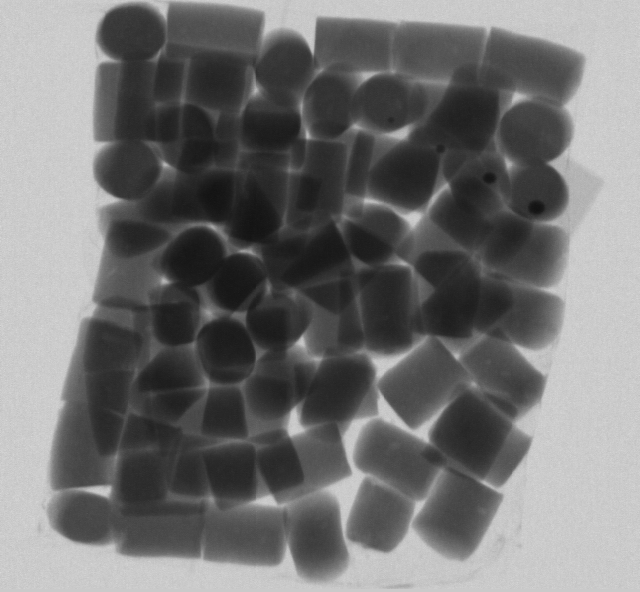
//> input picture test_1.bmp, 640 x 592 px
$ ./test   (built with g++ and OpenCV 4)
//> lines starting //> are read from the running program, lines starting //| are printed output that depends on the picture
#include <iostream>
#include <opencv2/core/core.hpp>
#include <opencv2/highgui/highgui.hpp>
#include <opencv2/imgproc/imgproc.hpp>

#include <vector>
#include <algorithm>

using namespace std;
using namespace cv;

//输出一个数组的所有元素
void print_arr(int arr[], int len)
{
	for (int i = 0; i < len; i++)
		cout << arr[i] << " ";
	cout << endl;
}

//对图像进行反色操作
void get_inverted_img(Mat img, Mat inverted)
{
	for (int row = 0; row < inverted.rows; row++)
		for (int col = 0; col < inverted.cols; col++)
			for (int channel = 0; channel < inverted.channels(); channel++)
				inverted.at<Vec3b>(row, col)[channel] = 255 - img.at<Vec3b>(row, col)[channel];
}

//根据反色图获得参数A的值（R,G,B对应的有三个值）
void get_A_value(Mat M, int A[])
{
	//MM这个Mat存放的是M中，每个像素值R,G,B三个通道中的最小的一个，所以是一维的。
	Mat MM = Mat::zeros(M.rows, M.cols, CV_8UC1);
	for (int row = 0; row < M.rows; row++)
	{
		for (int col = 0; col < M.cols; col++)
		{
			int min_intensity = 255;
			for (int channel = 0; channel < M.channels(); channel++)
				if (min_intensity > M.at<Vec3b>(row, col)[channel])
					min_intensity = M.at<Vec3b>(row, col)[channel];
			MM.at<uchar>(row, col) = min_intensity;
		}
	}

	//top_k存放的是MM这个Mat中最大的前100个数所对应的位置（行列值转编码一个整数）。
	int top_k[100] = { 0 };
	int len = 100;
	int max_value = 0;
	int index = -1;

	for (int i = 0; i < len; i++)
	{
		max_value = 0;
		index = -1;
		for (int row = 0; row < MM.rows; row++)
		{
			for (int col = 0; col < MM.cols; col++)
			{
				if (MM.at<uchar>(row, col) > max_value)
				{
					max_value = MM.at<uchar>(row, col);
					index = row * MM.cols + col;
				}
			}
		}
		top_k[i] = index;
		MM.at<uchar>(index / MM.cols, index % MM.cols) = 0;
	}

	//找出这一百个像素中RGB总和最大的那个像素
	max_value = 0;
	index = -1;
	int sum = 0;
	for (int i = 0; i < len; i++)
	{
		sum = 0;
		for (int channel = 0; channel < M.channels(); channel++)
			sum = sum + M.at<Vec3b>(top_k[i] / M.cols, top_k[i] % M.cols)[channel];
		if (sum >= max_value)
		{
			max_value = sum;
			index = i;
		}
	}

	//修改全球大气值A
	for (int channel = 0; channel < M.channels(); channel++)
		A[channel] = M.at<Vec3b>(top_k[index] / M.cols, top_k[index] % M.cols)[channel];
	return;
}

//以M[row][col][channel]为中心，尺寸为kernel_size的最小值滤波结果
int minimum_filter(Mat M, int row, int col, int kernel_size, int channel)
{
	int temp = 255;
	int offset = (kernel_size - 1) / 2;

	for (int i = (row - offset); i <= (row + offset); i++)
		for (int j = (col - offset); j <= (col + offset); j++)
			if (M.at<Vec3b>(i, j)[channel] < temp)
				temp = M.at<Vec3b>(i, j)[channel];
	return temp;
}

//对于每个像素值，估计t(x)的值
void t_for_each_pixel(Mat T, Mat R, int A[])
{
	//对R进行滤波时，先进行padding，最小值滤波因此补255，padding之后存储在RR中
	//(论文中滤波器的尺寸为9)

	double omega_param = 0.8;
	int kernel_size = 9;
	int offset = (kernel_size - 1) / 2;

	Mat RR(R.rows + 2 * offset, R.cols + 2 * offset, CV_8UC3, Scalar(255, 255, 255));

	for (int row = 0; row < R.rows; row++)
		for (int col = 0; col < R.cols; col++)
			for (int channel = 0; channel < R.channels(); channel++)
				RR.at<Vec3b>(row + offset, col + offset)[channel] = R.at<Vec3b>(row, col)[channel];

	for (int row = offset; row < (R.rows + offset); row++)
	{
		for (int col = offset; col < (R.cols + offset); col++)
		{
			double temp = 255.0;
			for (int channel = 0; channel < RR.channels(); channel++)
			{
				double filtered_val = (double)minimum_filter(RR, row, col, kernel_size, channel)*1.0;
				filtered_val = filtered_val / ((double)A[channel]);

				if (filtered_val < temp)
					temp = filtered_val;
			}
			T.at<double>(row - offset, col - offset) = 1.0 - omega_param *temp;
		}
	}
	return;
}

void recovery_img(Mat J, Mat R, Mat T, int A[])
{
	for (int row = 0; row < J.rows; row++)
	{
		for (int col = 0; col < J.cols; col++)
		{
			double p = 0;
			if (T.at<double>(row, col) < 0.5 && T.at<double>(row, col) > 0)
				p = 2 * T.at<double>(row, col);
			else
				p = 1;
			for (int channel = 0; channel < J.channels(); channel++)
			{
				double temp = ((double)(R.at<Vec3b>(row, col)[channel]) - A[channel]) / (p*T.at<double>(row, col));
				temp = temp + A[channel];
				J.at<Vec3b>(row, col)[channel] = (uchar)temp;
			}
		}
	}
	return;
}

//导向滤波器
Mat guidedfilter(Mat &srcImage, Mat &srcClone, int r, double eps)
{
	//转换源图像信息
	srcImage.convertTo(srcImage, CV_64FC1);
	srcClone.convertTo(srcClone, CV_64FC1);
	int nRows = srcImage.rows;
	int nCols = srcImage.cols;
	Mat boxResult;

	//步骤一：计算均值
	boxFilter(Mat::ones(nRows, nCols, srcImage.type()), boxResult, CV_64FC1, Size(r, r));

	//生成导向均值mean_I
	Mat mean_I;
	boxFilter(srcImage, mean_I, CV_64FC1, Size(r, r));

	//生成原始均值mean_p
	Mat mean_p;
	boxFilter(srcClone, mean_p, CV_64FC1, Size(r, r));

	//生成互相关均值mean_Ip
	Mat mean_Ip;
	boxFilter(srcImage.mul(srcClone), mean_Ip, CV_64FC1, Size(r, r));
	Mat cov_Ip = mean_Ip - mean_I.mul(mean_p);

	//生成自相关均值mean_II
	Mat mean_II;

	//应用盒滤波器计算相关的值
	boxFilter(srcImage.mul(srcImage), mean_II, CV_64FC1, Size(r, r));

	//步骤二：计算相关系数
	Mat var_I = mean_II - mean_I.mul(mean_I);
	Mat var_Ip = mean_Ip - mean_I.mul(mean_p);

	//步骤三：计算参数系数a,b
	Mat a = cov_Ip / (var_I + eps);
	Mat b = mean_p - a.mul(mean_I);

	//步骤四：计算系数a\b的均值
	Mat mean_a;
	boxFilter(a, mean_a, CV_64FC1, Size(r, r));
	mean_a = mean_a / boxResult;
	Mat mean_b;
	boxFilter(b, mean_b, CV_64FC1, Size(r, r));
	mean_b = mean_b / boxResult;

	//步骤五：生成输出矩阵
	Mat resultMat = mean_a.mul(srcImage) + mean_b;
	return resultMat;
}

//进行最后的滤波操作
void filter(Mat M, int radius)
{
	vector<Mat> vSrcImage, vResultImage;
	split(M, vSrcImage);

	Mat resultMat;
	for (int i = 0; i < 3; i++)
	{
		//分通道转换成浮点型
		Mat tempImage;
		vSrcImage[i].convertTo(tempImage, CV_64FC1, 1.0 / 255.0);
		Mat p = tempImage.clone();

		//分别进行导向滤波
		Mat resultImage = guidedfilter(tempImage, p, radius, 0.01);
		vResultImage.push_back(resultImage);
	}
	//通道结果合并
	merge(vResultImage, resultMat);
	resultMat.convertTo(resultMat, CV_8UC1, 255, 0);

	imshow("result", resultMat);
	imwrite("result.bmp", resultMat);
}

int main()
{
	Mat origion = imread("test_1.bmp");
//> origion is the input picture: 592 rows x 640 cols, CV_8UC3; min 18, max 217, mean 115.8
	if (!origion.data)
	{
		cout << "载入图像失败" << endl;
		return 0;
	}
	cout << "输入图像的尺寸为：" << origion.rows << " " << origion.cols << endl;
//| 输入图像的尺寸为：592 640
	namedWindow("origion", CV_WINDOW_AUTOSIZE);
	imshow("origion", origion);

	//R代表反色之后的图
	Mat R = Mat::zeros(origion.rows, origion.cols, CV_8UC3);
	get_inverted_img(origion, R);
//> after the loop in get_inverted_img, `for (int row = 0; row < inverted.rows; row++)`:
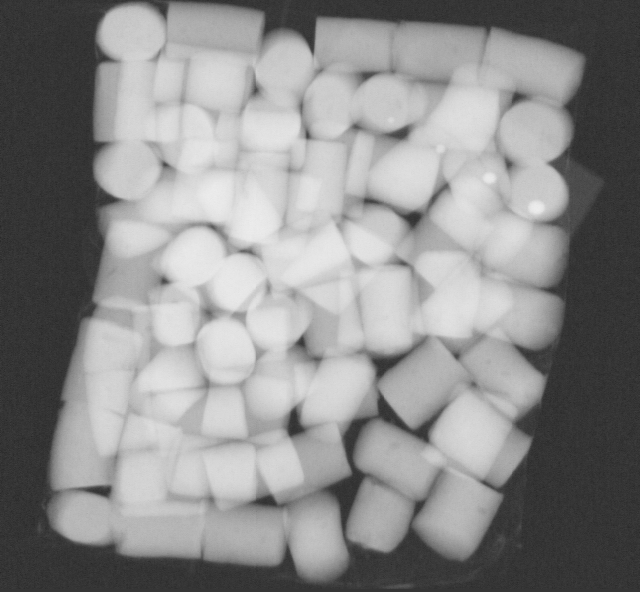
//> inverted: 592 rows x 640 cols, CV_8UC3; min 38, max 237, mean 139.2

	//A代表了global atmosphere light
	int A[] = { 0,0,0 };
	get_A_value(R, A);
//> the loop in get_A_value, `for (int i = 0; i < len; i++)` made 100 passes
//> (max_value, index) on passes 1 to 12: (237, 121814), (237, 125655), (237, 134297), (236, 121816), (236, 122456), (236, 123730), (236, 123731), (236, 124368), (236, 125654), (236, 126288), (236, 126933), (236, 127571)
//> after the loop in get_A_value, `for (int i = 0; i < len; i++)`: MM: 592 rows x 640 cols, CV_8UC1; min 0, max 235, mean 139.2
//> after the loop in get_A_value, `for (int i = 0; i < len; i++)`: max_value = 235; index = 134295; top_k = 100 values, max 148091 at index 33, min 118614 at index 34, mean 128600.8
//> the loop in get_A_value, `for (int i = 0; i < len; i++)` made 100 passes
//> sum on passes 1 to 12: 711, 711, 711, 708, 708, 708, 708, 708, 708, 708, 708, 708
//> after the loop in get_A_value, `for (int i = 0; i < len; i++)`: sum = 705; max_value = 711; index = 2
//> A = [237, 237, 237]
	cout << "A的值为(opencv:b,g,r顺序)" << " ";
	print_arr(A, sizeof(A) / sizeof(int));
//> the loop in print_arr, `for (int i = 0; i < len; i++)` made 3 passes
//| 237 237 237

	//对于每一个像素点x，计算t(x)的值，T的类型为double
	Mat T = Mat::zeros(origion.rows, origion.cols, CV_64FC1);
	t_for_each_pixel(T, R, A);
//> after the loop in t_for_each_pixel, `for (int row = 0; row < R.rows; row++)`:
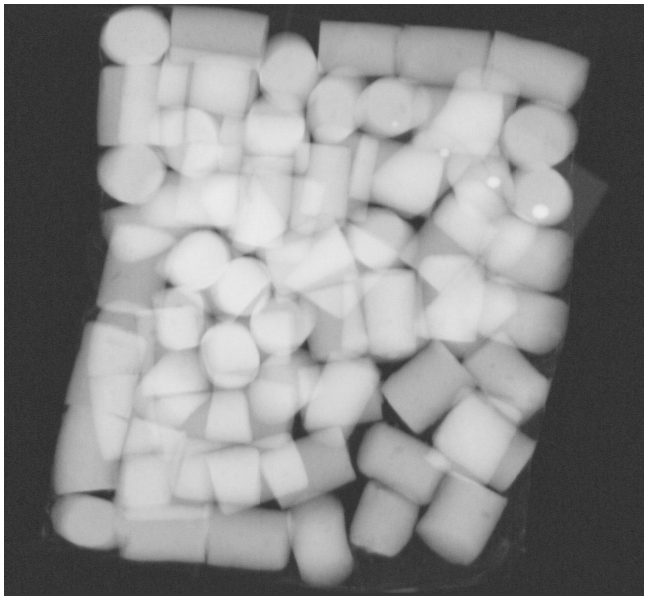
//> RR: 600 rows x 648 cols, CV_8UC3; min 38, max 255, mean 142.2
//> after the loop in t_for_each_pixel, `for (int row = offset; row < (R.rows + offset); row++)`:
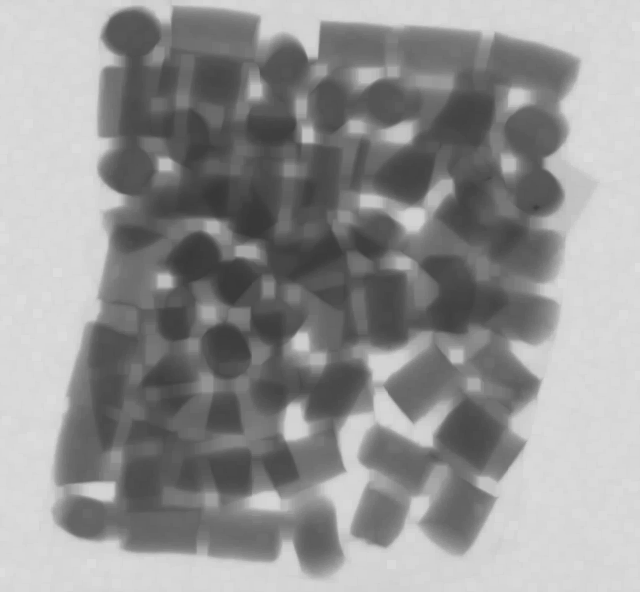
//> T: 592 rows x 640 cols, CV_64FC1; min 0.217, max 0.872, mean 0.581

	//由反色图R和T，以及A，得到去雾后的图J
	Mat J = Mat::zeros(origion.rows, origion.cols, CV_8UC3);
	recovery_img(J, R, T, A);
//> after the loop in recovery_img, `for (int row = 0; row < J.rows; row++)`:
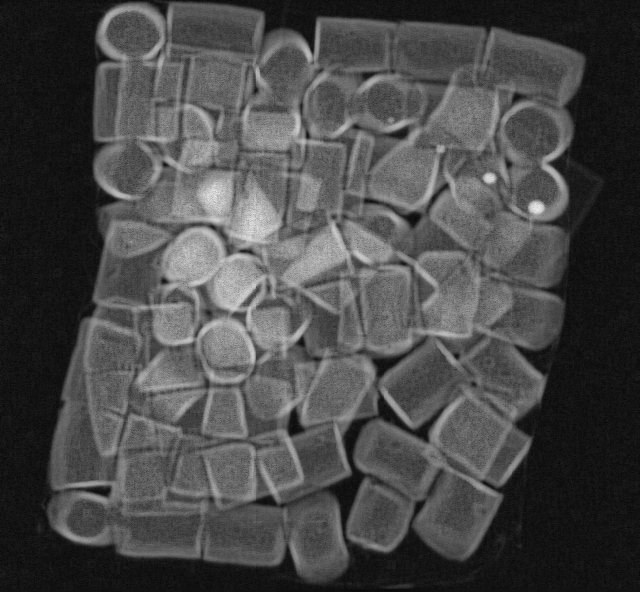
//> J: 592 rows x 640 cols, CV_8UC3; min 8, max 237, mean 73

	//将J再次反色，得到最终的输出图E
	Mat E = Mat::zeros(origion.rows, origion.cols, CV_8UC3);
	get_inverted_img(J, E);
//> after the loop in get_inverted_img (call 2), `for (int row = 0; row < inverted.rows; row++)`:
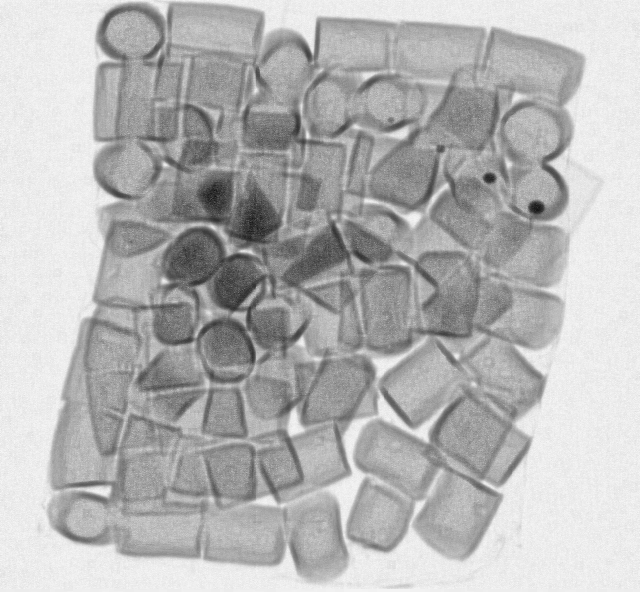
//> inverted: 592 rows x 640 cols, CV_8UC3; min 18, max 247, mean 182
	imwrite("enhancement_without_guidedfilter.bmp", E);

	//对最终的输出图进行导向滤波，得到增强后的结果E
	int radius = 11;
	filter(E, radius);
//> the loop in filter, `for (int i = 0; i < 3; i++)` made 3 passes
//> pass 1, in guidedfilter, `boxFilter(srcImage.mul(srcClone), mean_Ip, CV_64FC1, Size(r, r));`:
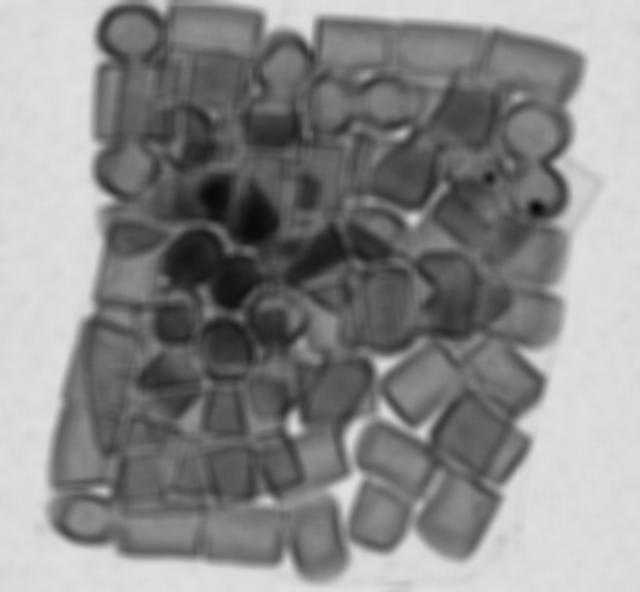
//> mean_Ip: 592 rows x 640 cols, CV_64FC1; min 0.0353, max 0.88, mean 0.541
//> pass 1, in guidedfilter, `Mat cov_Ip = mean_Ip - mean_I.mul(mean_p);`:
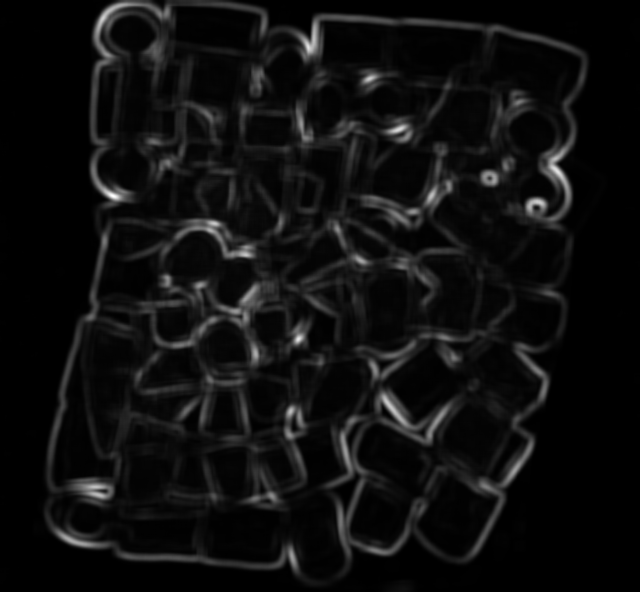
//> cov_Ip: 592 rows x 640 cols, CV_64FC1; min 4.01e-05, max 0.0646, mean 0.00391; drawn with min black and max white

	cvWaitKey(0);
	return 0;
}
